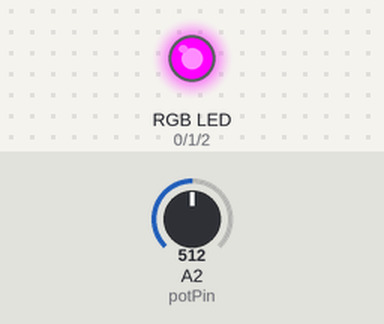
Recording of a sketch running on a simulated Arduino Uno, built with avr-gcc and run on an emulated ATmega328P. On the bench: an RGB LED mixed from three pins (HIGH = lit). Inputs (shaded band) come from the test bench; at power-on: A2 (potPin) = 512.

Above: at 1.2 s.
1.3 s: A2 (potPin) set to 484
At 2.1 s:
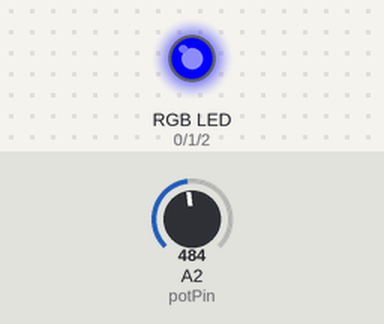
2.8 s: A2 (potPin) set to 611
At 3.2 s:
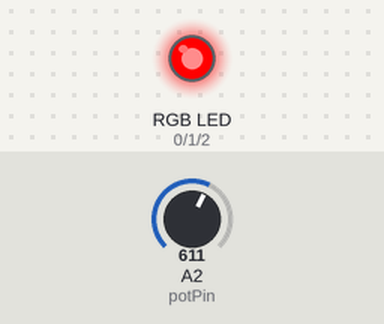
4.3 s: A2 (potPin) set to 591
At 5.5 s:
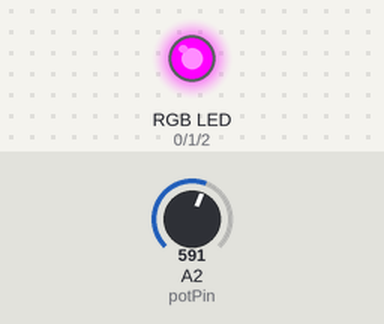
5.8 s: A2 (potPin) set to 306
At 6.7 s:
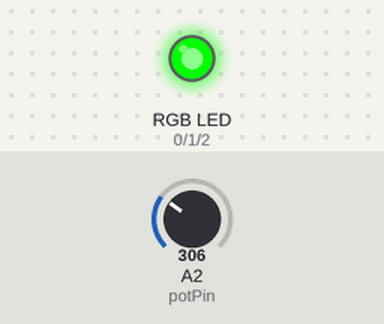
7.3 s: A2 (potPin) set to 284
At 7.9 s:
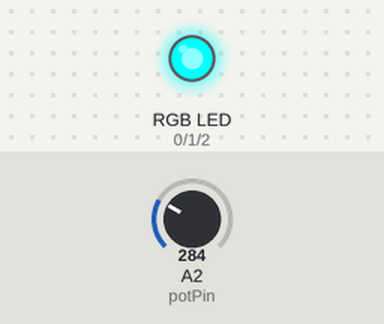
8.8 s: A2 (potPin) set to 311
At 10.2 s:
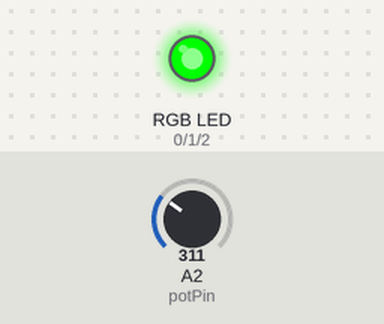
Timing chart, 0 to 11.3 s (numbered marks = the images above; inputs shaded):
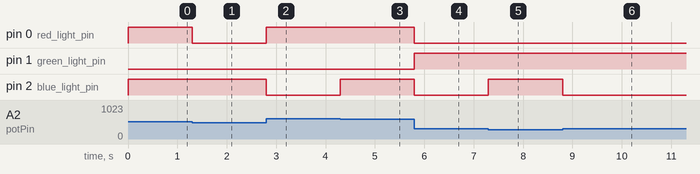

The sketch:

Bird_Drone.ino
```cpp
int potPin = A2;

//RGB pin values
int red_light_pin= 0;
int green_light_pin = 1;
int blue_light_pin = 2;

////THIS VARIABLE WILL BE COMAPRED TO THE MILLIS TIME TO SEE IF IT IS LARGER THAN THE TIMER
//long lastTime;
////THIS VARIABLE WILL SIMPLY HOLD A 100 VALUE BECAUSE I WANT THE LED TO FLASH IN 100 MILLISECOND INTERVALS
//long timer;

void setup() {


  pinMode(red_light_pin, OUTPUT);
  pinMode(green_light_pin, OUTPUT);
  pinMode(blue_light_pin, OUTPUT);

//  lastTime = 0;
//  timer = 100;
}

void loop() {
  // Get a distance measurement and store it as distance_cm:

int  sensorValue = analogRead(potPin);
//  int tuneRed = map(sensorValue, 600, 0, 0, 255);
//  int tuneGreen = map(sensorValue, 0, 600, 255, 0);
//  int tuneBlue = map(sensorValue, 0, 600, 100, 200);
//
//  analogWrite(red_light_pin, tuneRed);
//  analogWrite(green_light_pin, tuneGreen);
//  analogWrite(blue_light_pin, tuneBlue);
//
//}


  if(sensorValue > 0 && sensorValue < 100){
  RGB_color(255, 255, 255); // white
  }
   if (sensorValue > 101 && sensorValue < 200) {
    RGB_color(255, 255, 0); // Yellow
  }
  else if (sensorValue > 201 && sensorValue < 300) {
    RGB_color(0, 180, 255); // cyan
  }
  else if (sensorValue > 301 && sensorValue < 400) {
    RGB_color(0, 255, 0); // green
  }
  else if (sensorValue > 401 && sensorValue < 500) {
    RGB_color(0, 0, 255); // blue
  }
  else if (sensorValue > 501 && sensorValue < 600) {
    RGB_color(255, 0, 255); // magenta
  }
  else if (sensorValue > 601) {
    RGB_color(255, 0, 0); // red
  }

}

void RGB_color(int red_light_value, int green_light_value, int blue_light_value)
 {
  analogWrite(red_light_pin, red_light_value);
  analogWrite(green_light_pin, green_light_value);
  analogWrite(blue_light_pin, blue_light_value);
}
```

Measured:
- the behaviour switches between 500 and 499 on A2 (potPin) (found by bisection; images 0 and 1)
- the behaviour switches between 600 and 599 on A2 (potPin) (found by bisection; images 2 and 3)
- the behaviour switches between 300 and 299 on A2 (potPin) (found by bisection; images 4 and 5)
- after the input at 1.3 s, pin 0 (red_light_pin): HIGH → LOW at once
- after the input at 2.8 s, pin 0 (red_light_pin): LOW → HIGH at once; pin 2 (blue_light_pin): HIGH → LOW at once
- after the input at 4.3 s, pin 2 (blue_light_pin): LOW → HIGH at once
- after the input at 5.8 s, pin 0 (red_light_pin), pin 2 (blue_light_pin): HIGH → LOW at once; pin 1 (green_light_pin): LOW → HIGH at once
- after the input at 7.3 s, pin 2 (blue_light_pin): LOW → HIGH at once
- after the input at 8.8 s, pin 2 (blue_light_pin): HIGH → LOW at once
